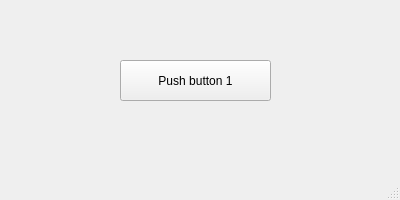
<?xml version="1.0" encoding="UTF-8"?>
<ui version="4.0">
 <class>main_window</class>
 <widget class="QMainWindow" name="main_window">
  <property name="geometry">
   <rect>
    <x>0</x>
    <y>0</y>
    <width>400</width>
    <height>200</height>
   </rect>
  </property>
  <property name="windowTitle">
   <string>Main Window</string>
  </property>
  <widget class="QWidget" name="central_widget">
   <widget class="QPushButton" name="push_button_1">
    <property name="geometry">
     <rect>
      <x>120</x>
      <y>60</y>
      <width>151</width>
      <height>41</height>
     </rect>
    </property>
    <property name="text">
     <string>Push button 1</string>
    </property>
   </widget>
  </widget>
  <widget class="QMenuBar" name="menu_bar">
   <property name="geometry">
    <rect>
     <x>0</x>
     <y>0</y>
     <width>400</width>
     <height>21</height>
    </rect>
   </property>
  </widget>
  <widget class="QStatusBar" name="status_bar"/>
 </widget>
 <resources/>
 <connections/>
</ui>
